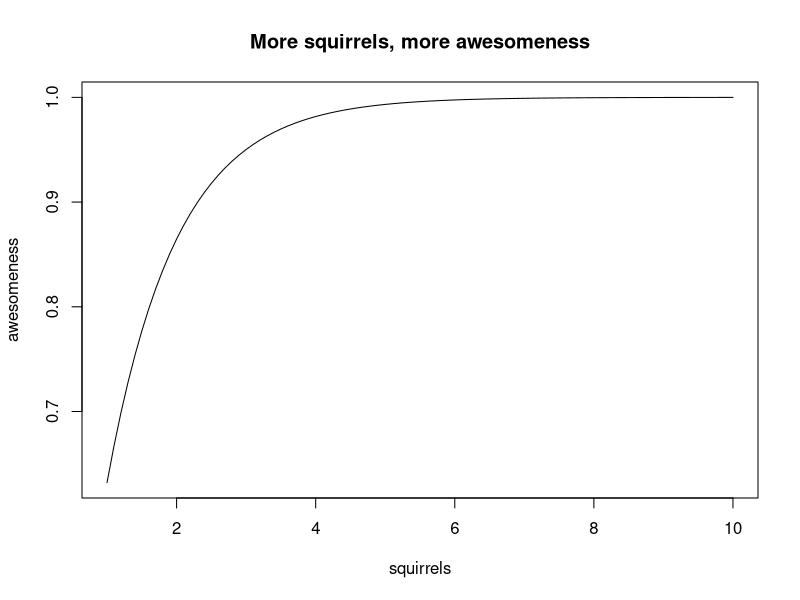

Write R code to recreate this figure.
## ---- chunk 1
#| echo: true
squirrels = seq(1, 10, .1)
awesomeness = pexp(squirrels)

plot(x = squirrels,
     y = awesomeness,
     type = "l",
     main = "More squirrels, more awesomeness")
